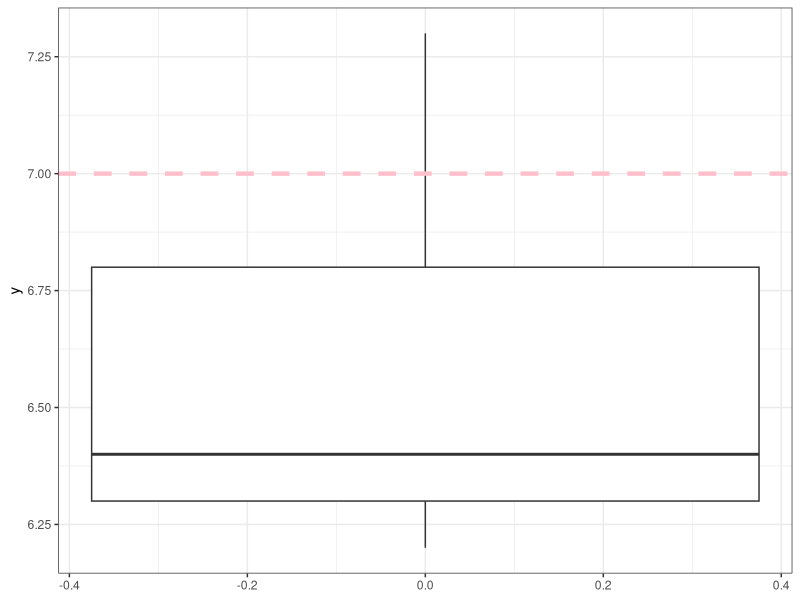
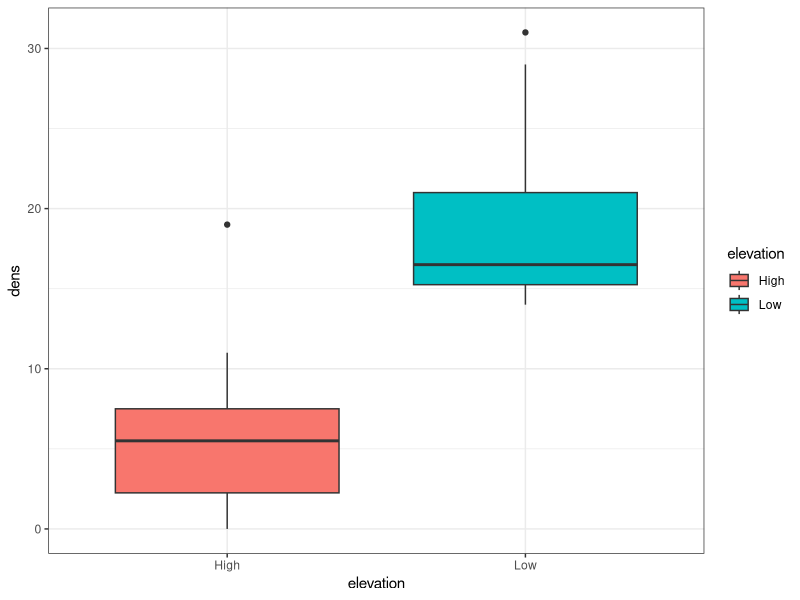
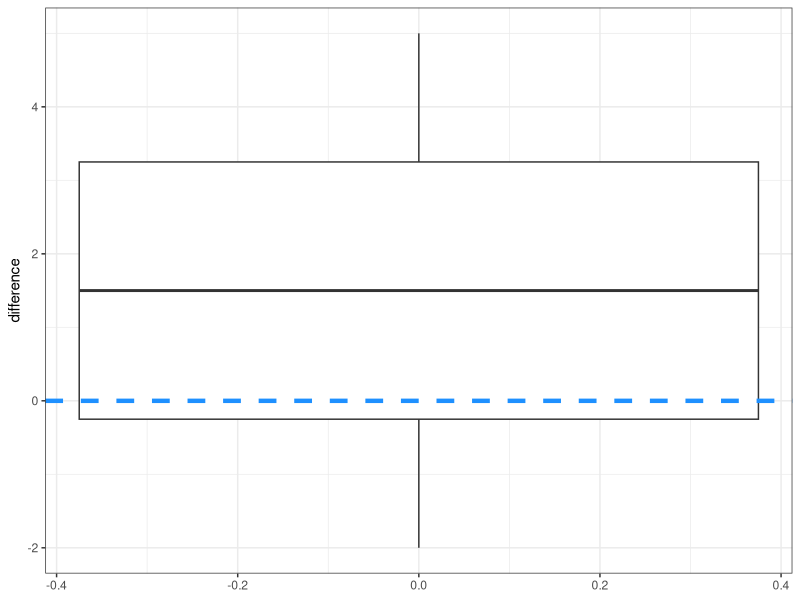
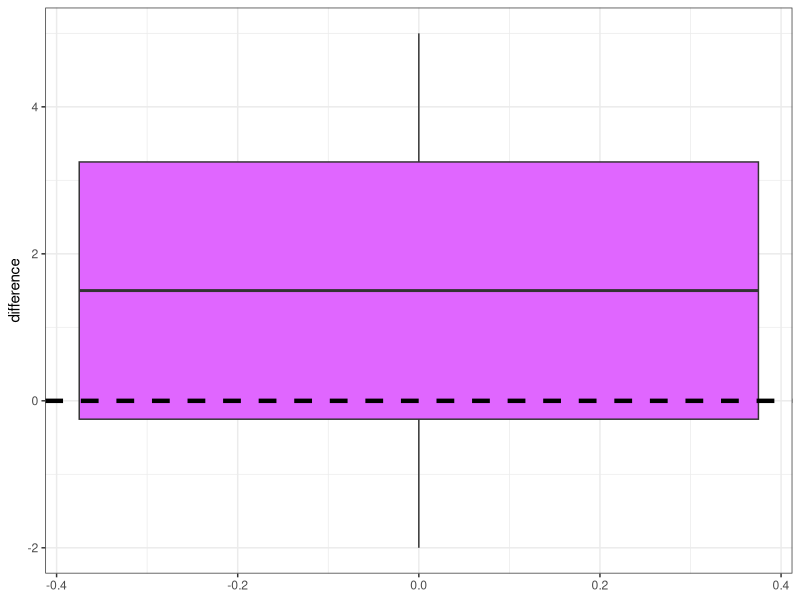

Write R code to recreate these figures, in order.
## ---- chunk 1
knitr::opts_chunk$set(echo = TRUE)
library(dplyr)
library(ggplot2)
bt_samp <- read.csv(here::here("data/body_temp_hr.csv"))
caterpillar <- read.csv(here::here("data/caterpillar.csv"))
## ---- chunk 2
# simulated data values
y <- c(6.2, 6.8, 7.3, 6.4, 6.3)
## ---- chunk 3
ggplot(data = data.frame(y = y), 
       aes(y = y)) +
  geom_boxplot() +
  geom_hline(yintercept = 7,
             size = 1.5,
             linetype = "dashed",
             color = "pink") +
  theme_bw()
## ---- chunk 4
y_bar <- mean(y)
y_bar
mu_0 <- 7
mu_0
y_sd <- sd(y)
y_sd
y_sem <- y_sd / sqrt(length(y))
y_sem
## ---- chunk 5
t_stat <- (y_bar - mu_0) / y_sem
t_stat
## ---- chunk 6
t_crit <- qt(0.025, df = 4)
round(t_crit, 2)
## ---- chunk 7
abs(t_stat) > abs(t_crit)
## ---- chunk 8
one_samp_p_val <- pt(abs(t_stat), df = 4, lower.tail = FALSE) * 2
one_samp_p_val
## ---- chunk 9
one_sample_fit <- lm(y - mu_0 ~ 1)
summary(one_sample_fit)
## ---- chunk 10
y_bar - mu_0
y_sd
y_sem
t_crit
one_samp_p_val
## ---- chunk 11
tree <- data.frame(
  elevation = rep(c("Low", "High"), each = 10),
  dens = c(16, 14, 18, 17, 29, 31, 14, 16, 22, 15, 2, 11, 6, 8, 0, 3, 19, 1, 6, 5))
## ---- chunk 12
ggplot(tree,
       aes(x = elevation, 
           y = dens,
           fill = elevation))+
  geom_boxplot() +
  theme_bw()
## ---- chunk 13
tree_summary <- tree %>%
  group_by(elevation) %>%
  summarise(mean_density = mean(dens),
            sd_density = sd(dens),
            sqrt_n = sqrt(n())) %>%
  mutate(sem = sd_density / sqrt_n) %>%
  # change it from a tibble to a data.frame to make
  # next steps easier
  as.data.frame()
tree_summary
## ---- chunk 14
y_high <- tree_summary[1,2]
y_high
y_low <- tree_summary[2,2]
y_low
sem_high <- tree_summary[1,5]
sem_high
sem_low <- tree_summary[2,5]
sem_low
## ---- chunk 15
t_stat_trees <- (y_low - y_high) / sqrt(sem_high^2 + sem_low^2)
t_stat_trees
## ---- chunk 16
t_crit_trees <- qt(0.025, df = 18)
t_crit_trees
## ---- chunk 17
abs(t_stat_trees) > abs(t_crit_trees)
## ---- chunk 18
two_samp_p_val <- pt(abs(t_stat_trees), df = 18, lower.tail = FALSE) * 2
two_samp_p_val
## ---- chunk 19
two_sample_fit <- lm(dens ~ elevation, data = tree)
summary(two_sample_fit)
## ---- chunk 20
head(caterpillar)
## ---- chunk 21
caterpillar
## ---- chunk 22
caterpillar %>%
  group_by(plot_number) %>%
  mutate(difference = -diff(caterpillar_count))
## ---- chunk 23
cat_diff <- caterpillar %>%
  group_by(plot_number) %>%
  mutate(difference = -diff(caterpillar_count)) %>%
  select(plot_number, difference) %>%
  distinct()
cat_diff
## ---- chunk 24
ggplot(cat_diff, 
       aes(y = difference)) +
  geom_boxplot() +
  geom_hline(yintercept = 0,
             color = "dodgerblue",
             size = 1.5,
             linetype = "dashed") +
  theme_bw()
  
## ---- chunk 25
cat_diff %>%
  ggplot(aes(y = difference)) +
  geom_boxplot(fill = "mediumorchid1") +
  geom_hline(yintercept = 0,
             linetype = "dashed",
             size = 1.5) +
  theme_bw()
## ---- chunk 26
paired_fit <- lm(difference ~ 1, data = cat_diff)
summary(paired_fit)
## ---- chunk 27
summary(lm(caterpillar_count ~ 
             treatment + as.factor(plot_number),
           data = caterpillar))
